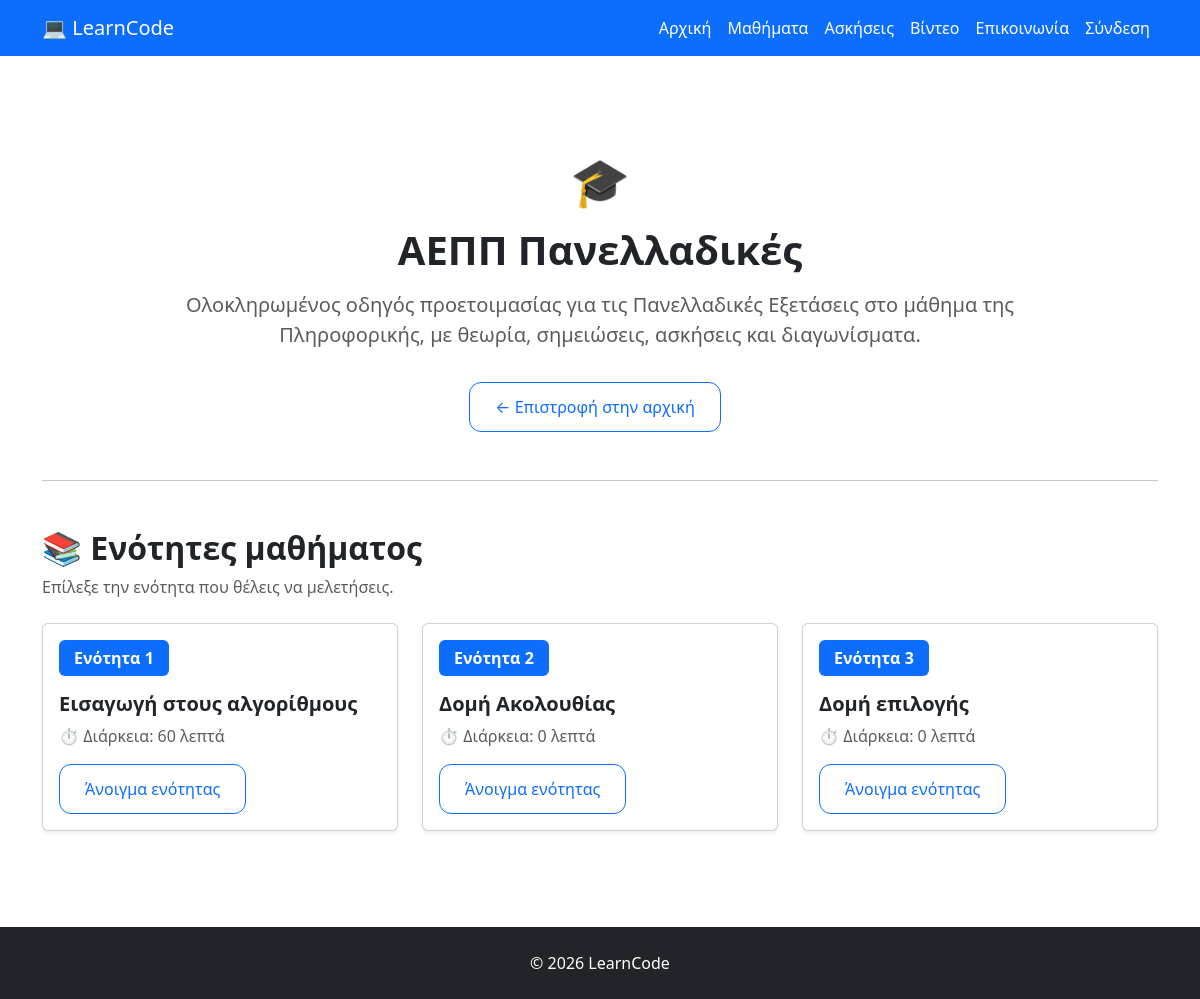
/panelladikes/, run on the app's committed database.
### courses/models.py (models this page shows, shortened)
class Course(models.Model):
    LEVEL_CHOICES = [
        ("beginner", "Beginner"),
        ("intermediate", "Intermediate"),
        ("advanced", "Advanced"),
    ]
    title = models.CharField(max_length=200)
    slug = models.SlugField(unique=True, blank=True)
    description = models.TextField()
    level = models.CharField(
        max_length=20,
        choices=LEVEL_CHOICES,
        default="beginner",
    )
    order = models.PositiveIntegerField(default=1)
    published = models.BooleanField(default=False)
    created_at = models.DateTimeField(auto_now_add=True)
    class Meta:
        ordering = ["order"]

class Lesson(models.Model):
    course = models.ForeignKey(
        Course,
        on_delete=models.CASCADE,
        related_name="lessons",
    )
    title = models.CharField(max_length=200)
    slug = models.SlugField()
    content = models.TextField()
    order = models.PositiveIntegerField(default=1)
    duration = models.PositiveIntegerField(
        default=0,
        help_text="Διάρκεια σε λεπτά",
    )
    published = models.BooleanField(default=False)
    created_at = models.DateTimeField(auto_now_add=True)
    class Meta:
        ordering = ["order"]
        constraints = [
            models.UniqueConstraint(
                fields=["course", "slug"],
                name="unique_lesson_slug_per_course",
            )
        ]

### core/views.py (the view)
# urls.py: path("panelladikes/", views.panelladikes, name="panelladikes"),
def panelladikes(request):
    course = get_object_or_404(
        Course,
        slug="aepp-panelladikes",
        published=True,
    )
    lessons = course.lessons.filter(
        published=True,
    ).order_by("order")
    context = {
        "course": course,
        "lessons": lessons,
    }
    return render(request, "core/panelladikes.html", context)

### core/templates/core/panelladikes.html (shortened to what this page needs)
{% extends "base.html" %}
{% block content %}
<section class="py-5">
    <div class="text-center mb-5">
        <span class="display-5">
            🎓
        </span>
        <h1 class="fw-bold mt-3">
            {{ course.title }}
        </h1>
        <p class="lead text-muted mx-auto mt-3" style="max-width: 850px;">
            {{ course.description }}
        </p>
        <a
            href="{% url 'home' %}"
            class="btn btn-outline-primary mt-3"
        >
            ← Επιστροφή στην αρχική
        </a>
    </div>
    <hr class="my-5">
    <div class="mb-4">
        <h2 class="fw-bold">
            📚 Ενότητες μαθήματος
        </h2>
        <p class="text-muted">
            Επίλεξε την ενότητα που θέλεις να μελετήσεις.
        </p>
    </div>
    <div class="row g-4">
        {% for lesson in lessons %}
            <div class="col-md-6 col-lg-4">
                <a
                    href="{% url 'lesson_detail' course.slug lesson.slug %}"
                    class="text-decoration-none text-dark"
                >
                    <div class="card h-100 shadow-sm">
                        <div class="card-body">
                            <span class="badge bg-primary mb-3">
                                Ενότητα {{ lesson.order }}
                            </span>
                            <h3 class="h5 fw-bold">
                                {{ lesson.title }}
                            </h3>
                            <p class="text-muted">
                                ⏱️ Διάρκεια: {{ lesson.duration }} λεπτά
                            </p>
                            <span class="btn btn-outline-primary">
                                Άνοιγμα ενότητας
                            </span>
                        </div>
                    </div>
                </a>
            </div>
        {% empty %}
            <div class="col-12">
                <div class="alert alert-info">
                    Δεν υπάρχουν ακόμη διαθέσιμες ενότητες για το μάθημα.
                </div>
            </div>
        {% endfor %}
    </div>
</section>
{% endblock %}

### static/css/style.css (style rules this page uses)
.btn { border-radius:12px; padding:12px 25px; margin-right:10px; }
.badge { font-size:1rem; padding:10px 15px; }

### data on the page
Course: title "ΑΕΠΠ Πανελλαδικές", description "Ολοκληρωμένος οδηγός προετοιμασίας για τις Πανελλαδικές Εξετάσεις στο μάθημα της Πληροφορικής, με θεωρία, σημειώσεις, ασκήσεις και διαγωνίσματα."
Lesson: order "1", title "Εισαγωγή στους αλγορίθμους", duration "60"
Lesson: order "2", title "Δομή Ακολουθίας", duration "0"
Lesson: order "3", title "Δομή επιλογής", duration "0"
